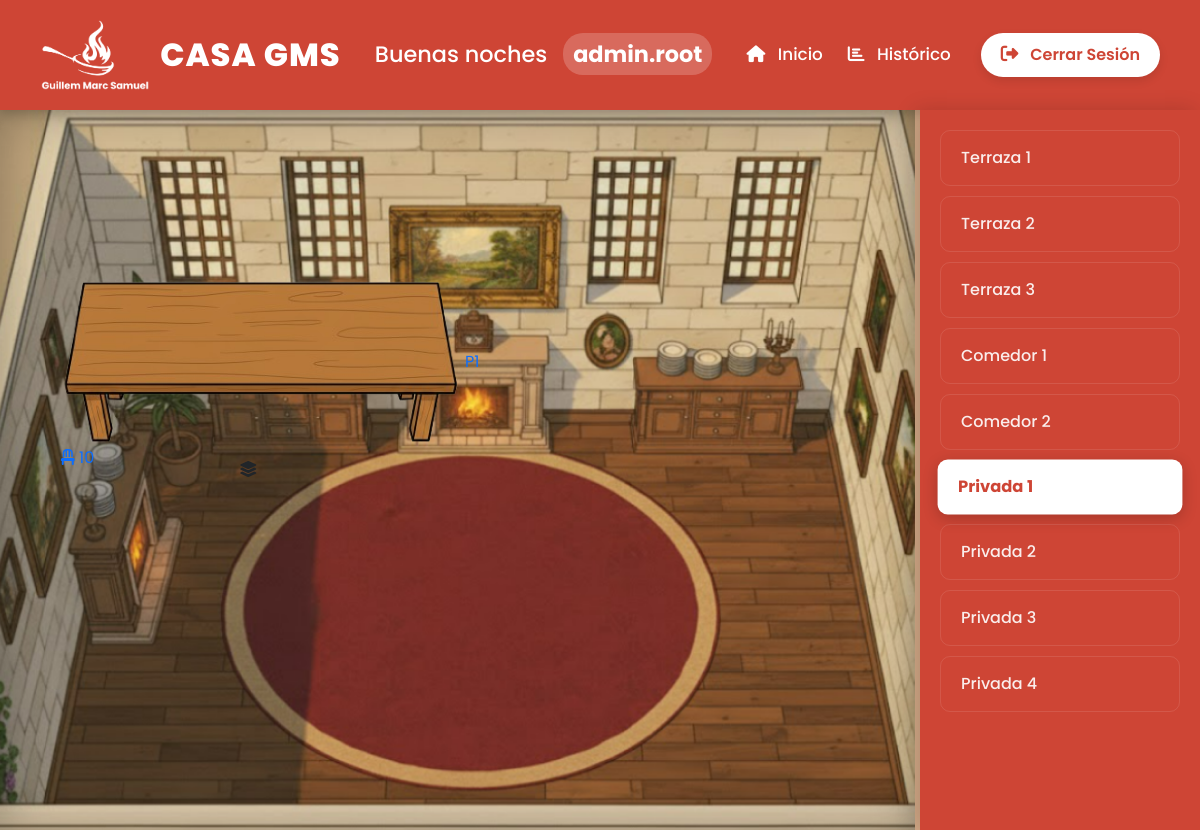
The page /PHP/PUBLIC/SALAS/privada1.php (signed in) on the database its author committed.
### tables this page shows
CREATE TABLE IF NOT EXISTS mesas (
    id INT AUTO_INCREMENT PRIMARY KEY,
    id_sala INT NOT NULL,
    nombre VARCHAR(20) NOT NULL,
    sillas INT NOT NULL,
    estado INT DEFAULT 1,   
    asignado_por INT NULL,   
    FOREIGN KEY (id_sala) REFERENCES salas(id)
);

CREATE TABLE IF NOT EXISTS salas (
    id INT AUTO_INCREMENT PRIMARY KEY,
    nombre VARCHAR(100) NOT NULL,
    num_mesas INT DEFAULT 0,
    imagen VARCHAR(255)
);

### PHP/PUBLIC/SALAS/privada1.php (the view, shortened to what this page needs)
<?php
require_once '../../CONEXION/conexion.php';
$id_sala_actual = 6;
try {
    $stmt_mesas = $conn->prepare("
        SELECT m.*, u.username AS camarero
        FROM mesas m
        LEFT JOIN users u ON m.asignado_por = u.id
        WHERE m.id_sala = :sala
    ");
    $stmt_mesas->execute(['sala' => $id_sala_actual]);
    $mesas = $stmt_mesas->fetchAll(PDO::FETCH_ASSOC);
} catch (PDOException $e) {
    die("Error al cargar las mesas: " . $e->getMessage());
}
try {
    $stmt_salas = $conn->query("SELECT id, nombre FROM salas");
    $salas = $stmt_salas->fetchAll(PDO::FETCH_ASSOC);
} catch (PDOException $e) {
    die("Error al cargar las salas: " . $e->getMessage());
}
?>
<!DOCTYPE html>
<html lang="es">
<head>
    <link href="https://cdn.jsdelivr.net/npm/bootstrap@5.3.3/dist/css/bootstrap.min.css" rel="stylesheet">
    <link rel="stylesheet" href="https://cdnjs.cloudflare.com/ajax/libs/font-awesome/6.5.1/css/all.min.css">
    <link rel="stylesheet" href="../../../css/panel_principal.css">
    <link rel="stylesheet" href="../../../css/salas_general.css">
    <link rel="stylesheet" href="../../../css/privada1.css">
    <link rel="stylesheet" href="../../../css/mesas_privadas.css">
</head>
<body>
    <?php
    require_once '../header.php';
    ?>
    <div class="sala-container">
        <main class="sala-layout privada1">
            <div class="sala-layout-dropdown dropdown">
                <button class="btn btn-salas" type="button" data-bs-toggle="dropdown" aria-expanded="false">
                    <i class="fa-solid fa-layer-group"></i>
                </button>
            </div>
            <?php foreach ($mesas as $mesa): ?>
                <?php
                    $clase = $mesa['estado'] == 2 ? 'ocupada' : 'libre';
                ?>
                <?php
                    $url_destino = $mesa['estado'] == 1
                        ? '../asignar_mesa.php?id_mesa=' . $mesa['id']
                        : '../liberar_mesa.php?id_mesa=' . $mesa['id'];
                ?>
                <a href="<?php echo $url_destino; ?>" class="mesa <?php echo $clase; ?>" id="mesa-<?php echo $mesa['id']; ?>" style="text-decoration: none; display: block; cursor: pointer;">
                    <img src="../../../img/mesa_privada1.png" alt="Mesa" class="mesa-img">
                    <span class="mesa-label"><?php echo htmlspecialchars($mesa['nombre']); ?></span>
                    <div class="mesa-sillas">
                        <i class="fa-solid fa-chair"></i> <?php echo $mesa['sillas']; ?>
                    </div>
                </a>
            <?php endforeach; ?>
        </main>
        <aside class="salas-navigation">
            <?php foreach ($salas as $sala): ?>
                <?php
                    $clase_activa = ($sala['id'] == $id_sala_actual) ? 'active' : '';
                    $nombre_fichero = strtolower(str_replace(' ', '', $sala['nombre']));
                    $url = $nombre_fichero . ".php";
                ?>
                <a href="<?php echo $url; ?>" class="sala-nav-link <?php echo $clase_activa; ?>">
                    <?php echo htmlspecialchars($sala['nombre']); ?>
                </a>
            <?php endforeach; ?>
        </aside>
    </div>
</body>
</html>

### css/panel_principal.css (style rules this page uses)
* { margin: 0; padding: 0; box-sizing: border-box; }
html, body { height: 100%; font-family: 'Poppins', sans-serif; color: #333; background-color: #f4f7f9; background-image: url('../img/fondo_panel_principal.png'); background-size: cover; background-attachment: fixed; background-position: center 50%; }

### css/salas_general.css (style rules this page uses)
body { font-family: 'Poppins', sans-serif; background-color: #f4f6f9; margin: 0; overflow: hidden; }
.sala-container { display: flex; height: calc(100vh - 80px); position: relative; }
.sala-layout { flex-grow: 1; position: relative; background-size: cover; background-position: center; background-repeat: no-repeat; overflow: hidden; border-right: 5px solid #d1a785; box-shadow: inset 0 0 50px rgba(0, 0, 0, 0.3); display: flex; justify-content: center; align-items: center; }
.salas-navigation { width: 280px; background: #ce4535; padding: 20px; overflow-y: auto; box-shadow: -5px 0 20px rgba(0, 0, 0, 0.15); display: flex; flex-direction: column; gap: 10px; z-index: 200; }
.sala-nav-link { display: block; padding: 15px 20px; color: rgba(255, 255, 255, 0.9); text-decoration: none; border-radius: 10px; font-weight: 500; border: 1px solid rgba(255, 255, 255, 0.1); transition: all 0.2s ease; }
.sala-nav-link.active { background: white; color: #ce4535; font-weight: 700; box-shadow: 0 4px 15px rgba(0, 0, 0, 0.2); transform: scale(1.02); border: none; }

### css/privada1.css (style rules this page uses)
.sala-layout.privada1 { background-image: url('../img/privada1.png'); background-position: center; background-size: cover; }
#mesa-21 { top: 67%; left: 52%; transform: translate(-50%, -50%); }

### css/mesas_privadas.css (style rules this page uses)
.mesa-img { width: 400px; height: auto; }

### rows shown on the page
mesas: nombre "P1", sillas "10"
salas: nombre "Terraza 1"
salas: nombre "Terraza 2"
salas: nombre "Terraza 3"
salas: nombre "Comedor 1"
salas: nombre "Comedor 2"
salas: nombre "Privada 1"
salas: nombre "Privada 2"
salas: nombre "Privada 3"
salas: nombre "Privada 4"

### other values the page prints
$saludo "Buenas noches"
$username "admin.root"
